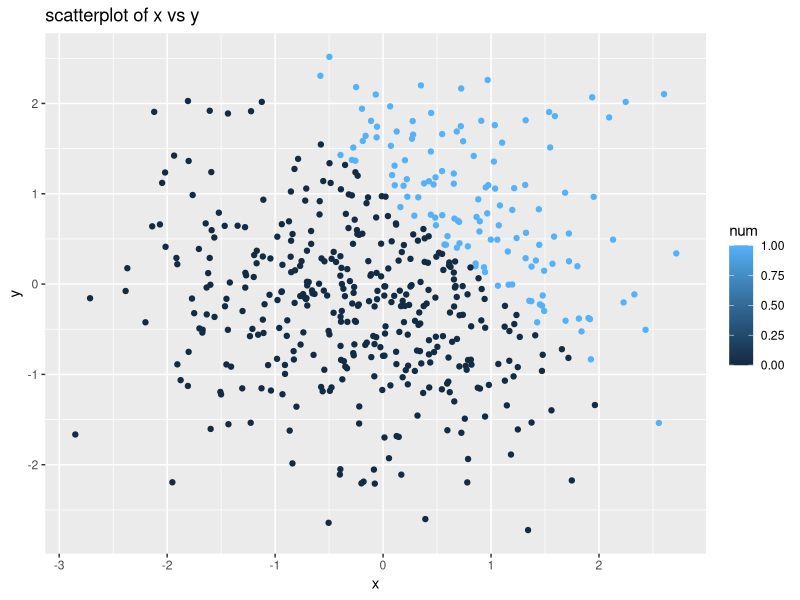
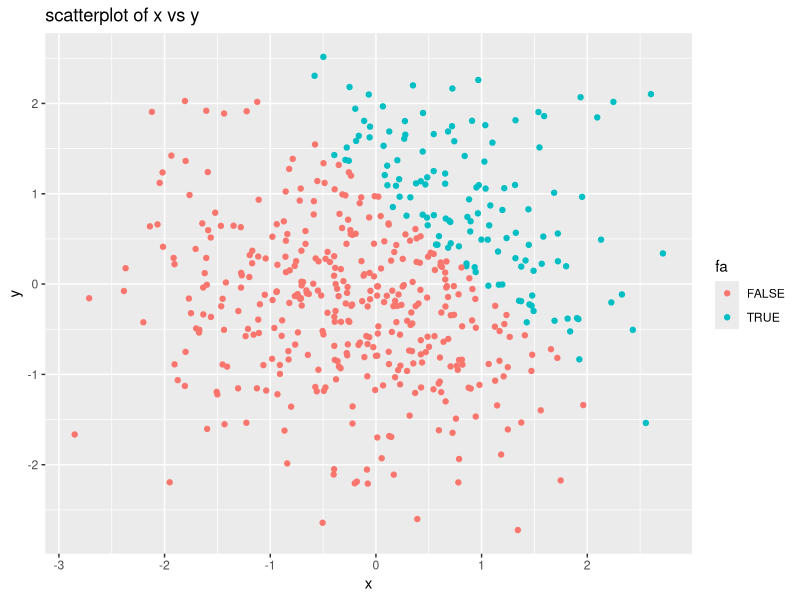
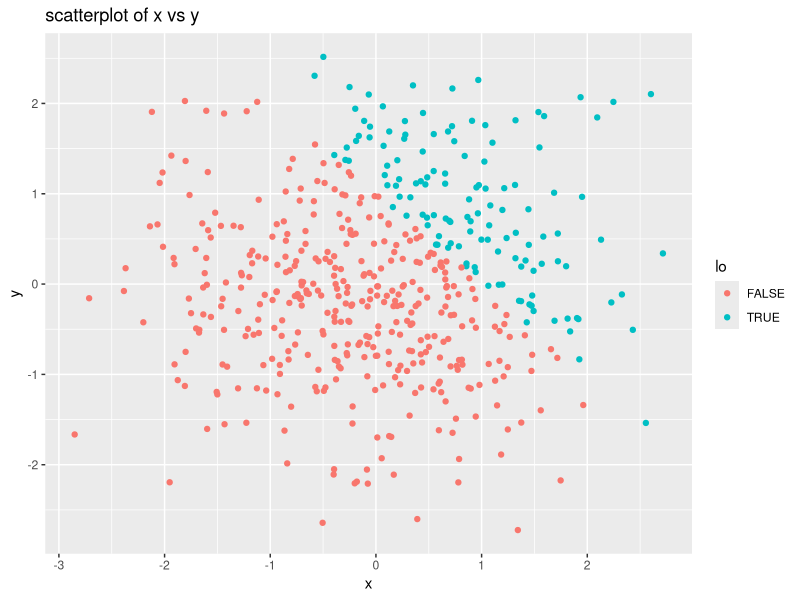

These charts were generated, in order, by the following R code:
## ---- chunk 1
library(tidyverse)
library(ggplot2)

# create a dataframe
samp        <- rnorm(8)
logical_greater_th_0 <- c(samp>0)
chara_vec   <- c("a","b","Z","d","e","f","g","!")
taste_vec   <- factor(c("bad","bad","good","amazing","good","bad","good","amazing"),
                      c("bad","good","amazing"),
                      ordered =  TRUE)
data_f      <- tibble(samp,logical_greater_th_0,chara_vec,taste_vec)

# take the mean of each variable and the character and logical variable do not work 
mean(samp)
mean(logical_greater_th_0)
mean(chara_vec) 
mean(taste_vec) 
## ---- chunk 2
as.numeric(pull(data_f,logical_greater_th_0))
as.numeric(pull(data_f,chara_vec))
as.numeric(pull(data_f,taste_vec))
## ---- chunk 3
#convert the logical vector to numeric
logical_c_nu     <- as.numeric(logical_greater_th_0)
logical_c_nu*samp

#convert the logical vector to a factor
logical_c_fa     <- as.factor(logical_greater_th_0)
logical_c_fa*samp #the (*) does not work

#convert the factor to numeric
logical_c_re     <- as.numeric(logical_c_fa)
logical_c_re*samp

## ---- chunk 4
# create the dataframe
x   <- rnorm(500)
y   <- rnorm(500)
lo  <- c(x+y>1)
num <- as.numeric(lo)
fa  <- as.factor(lo)
df  <- data.frame(x,y,lo,num,fa)

# description of vector
ncol(df)
nrow(df)
mean(x)
median(x)
sd(x)

# scatterplot
first_plot<-ggplot(data=df,aes(x=x,y=y,color=lo)) + geom_point()+labs(title = "scatterplot of x vs y",x="x",y="y")
            ggplot(data=df,aes(x=x,y=y,color=num))+ geom_point()+labs(title = "scatterplot of x vs y",x="x",y="y")
            ggplot(data=df,aes(x=x,y=y,color=fa)) + geom_point()+labs(title = "scatterplot of x vs y",x="x",y="y")


#ggsave
ggsave("scatterplot of first plot in hw1.pdf",plot = first_plot )
            
